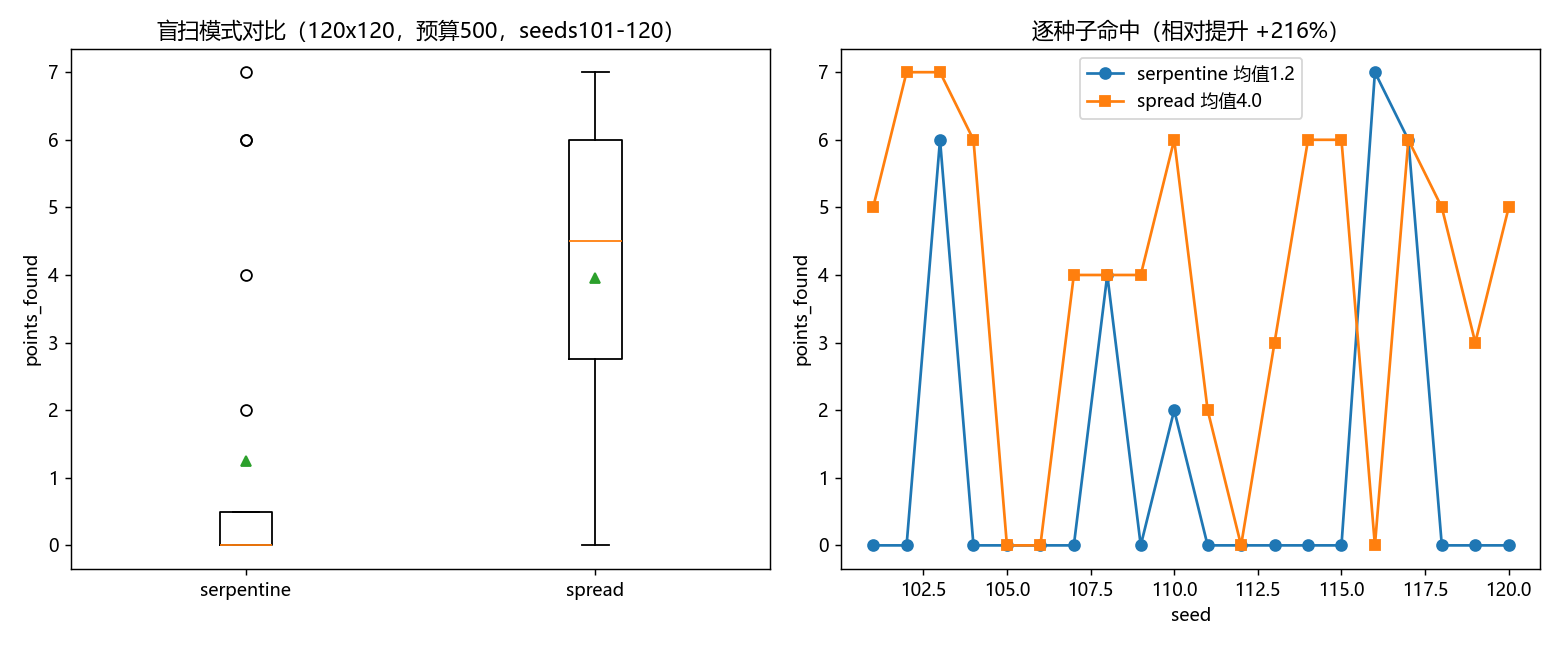

This figure's Python source:
# -*- coding: utf-8 -*-
# --- repository root (auto-located) ---
import os
from pathlib import Path
REPO_ROOT = Path(__file__).resolve()
for _ in range(8):
    if (REPO_ROOT / 'configs').is_dir():
        break
    REPO_ROOT = REPO_ROOT.parent
# --------------------------------------
"""scan_spread_ablation.py — 改进1（冷启动盲扫铺开）验收。

合成"目标云列带"场景：120x120 网格，稀疏正样本集中在少数列带，
小预算(500)下对比 stage1_scan_mode=serpentine（旧蛇形光栅）vs spread（新铺开）。
agent 的起始格由 seed 决定（随机列），serpentine 只扫起始列附近几列，
spread 则把首批查询均匀撒到全列轴。seeds 101-120 × 20 对比 points_found。

用法: python -X utf8 scan_spread_ablation.py
"""
import csv
import sys
from pathlib import Path

import numpy as np
import matplotlib
matplotlib.use("Agg")
import matplotlib.pyplot as plt

ROOT = Path(REPO_ROOT)
sys.path.insert(0, str(ROOT / "species-search"))
from species_agent import SpeciesSearcher  # noqa: E402

OUT = ROOT / "results" / "species_search" / "scan_spread_ablation"
OUT.mkdir(parents=True, exist_ok=True)

plt.rcParams["font.sans-serif"] = ["Microsoft YaHei", "SimHei"]
plt.rcParams["axes.unicode_minus"] = False

# ---------------- 合成 oracle：目标云集中在少数列带 ----------------
NROWS = 120
NCOLS = 120
# 三条纵向目标列带（列区间），行方向散布稀疏正样本
BAND_COLS = [(18, 24), (58, 64), (96, 102)]
SEED_BUILD = 7


class BandOracle:
    """接口对齐 SpeciesOracle：nrows/ncols/covs/in_bounds/query_cell/reset_counter。"""

    def __init__(self):
        self.nrows = NROWS
        self.ncols = NCOLS
        rng = np.random.RandomState(SEED_BUILD)
        # 协变量：两个平滑场（Stage2 导向用，Stage1 盲扫不依赖）
        yy, xx = np.mgrid[0:NROWS, 0:NCOLS]
        cov0 = np.sin(xx / 18.0) + 0.3 * rng.randn(NROWS, NCOLS)
        cov1 = np.cos(yy / 22.0) + 0.3 * rng.randn(NROWS, NCOLS)
        self.covs = np.stack([cov0.astype(np.float32), cov1.astype(np.float32)])
        # presence：三条列带内稀疏撒点（带内密度较高，带外为 0）
        self.presence = np.zeros((NROWS, NCOLS), dtype=bool)
        for (c0, c1) in BAND_COLS:
            for j in range(c0, c1 + 1):
                rows = rng.choice(np.arange(8, NROWS - 8), size=5, replace=False)
                for i in rows:
                    self.presence[i, j] = True
        self.query_count = 0

    @property
    def total_cells(self):
        return self.nrows * self.ncols

    def in_bounds(self, i, j):
        return 0 <= i < self.nrows and 0 <= j < self.ncols

    def reset_counter(self):
        self.query_count = 0

    def query_cell(self, i, j):
        self.query_count += 1
        if not self.in_bounds(i, j):
            return None, None
        return bool(self.presence[i, j]), self.covs[:, i, j].copy()


CFG = dict(target_points=20, max_queries=500, min_dist_cells=3.0,
           stage2_min=3, stage3_min=5, stage3_jump_interval=30,
           stage3_jump_min_ratio=1.25, stage3_jump_max_ratio=5.0,
           curiosity_weight=1.0, guidance_on=True, cov_in_state=True,
           recalc_every=20, stage2_topk=8, sparse_guidance=False,
           stage1_grid_step=2, coverage_budget_ratio=0.08,
           multicluster=False, cov_indices=[0, 1])

SEEDS = list(range(101, 121))


def run_mode(mode):
    cfg = dict(CFG)
    cfg["stage1_scan_mode"] = mode
    rows = []
    for seed in SEEDS:
        orc = BandOracle()
        res = SpeciesSearcher(orc, cfg).run_episode(seed)
        rows.append([seed, res["points_found"], res["total_queries"],
                     res["covered_cells"], res["final_stage"]])
    return rows


def main():
    print("构建目标云列带 oracle：", BAND_COLS, flush=True)
    demo = BandOracle()
    n_pos = int(demo.presence.sum())
    print(f"  正样本总数={n_pos}  稀疏度={n_pos/(NROWS*NCOLS)*100:.2f}%", flush=True)

    print("\n跑 serpentine ...", flush=True)
    serp = run_mode("serpentine")
    print("跑 spread ...", flush=True)
    spread = run_mode("spread")

    sp = [r[1] for r in serp]
    dp = [r[1] for r in spread]
    m_sp = float(np.mean(sp))
    m_dp = float(np.mean(dp))
    rel = (m_dp - m_sp) / m_sp * 100.0 if m_sp > 0 else float("inf")
    hitrate_sp = sum(1 for x in sp if x > 0) / len(sp)
    hitrate_dp = sum(1 for x in dp if x > 0) / len(dp)

    print(f"\n=== serpentine: mean points_found={m_sp:.2f}  命中率={hitrate_sp*100:.0f}% ===", flush=True)
    print(f"=== spread    : mean points_found={m_dp:.2f}  命中率={hitrate_dp*100:.0f}% ===", flush=True)
    print(f"=== 相对提升 = {rel:+.1f}%   命中率比 = {hitrate_dp/max(hitrate_sp,1e-9):.2f}x ===", flush=True)

    # CSV
    with open(OUT / "scan_spread_ablation.csv", "w", newline="", encoding="utf-8-sig") as f:
        w = csv.writer(f)
        w.writerow(["seed", "serpentine_pts", "serpentine_q", "serpentine_cov",
                    "serpentine_stage", "spread_pts", "spread_q", "spread_cov", "spread_stage"])
        for s_row, d_row in zip(serp, spread):
            w.writerow([s_row[0], s_row[1], s_row[2], s_row[3], s_row[4],
                        d_row[1], d_row[2], d_row[3], d_row[4]])
        w.writerow(["MEAN", round(m_sp, 2), "", "", "", round(m_dp, 2), "", "", ""])
        w.writerow(["HIT_RATE", f"{hitrate_sp:.2f}", "", "", "", f"{hitrate_dp:.2f}", "", "", ""])
        w.writerow(["REL_IMPROVE_PCT", f"{rel:.1f}", "", "", "", "", "", "", ""])

    # 图：箱线 + 种子序列折线
    fig, axes = plt.subplots(1, 2, figsize=(12, 5))
    axes[0].boxplot([sp, dp], labels=["serpentine", "spread"], showmeans=True)
    axes[0].set_ylabel("points_found")
    axes[0].set_title(f"盲扫模式对比（{NROWS}x{NCOLS}，预算500，seeds101-120）")
    axes[1].plot(SEEDS, sp, "o-", label=f"serpentine 均值{m_sp:.1f}")
    axes[1].plot(SEEDS, dp, "s-", label=f"spread 均值{m_dp:.1f}")
    axes[1].set_xlabel("seed")
    axes[1].set_ylabel("points_found")
    axes[1].set_title(f"逐种子命中（相对提升 {rel:+.0f}%）")
    axes[1].legend()
    fig.tight_layout()
    fig.savefig(OUT / "scan_spread_ablation.png", dpi=130)
    print(f"\n[done] CSV+PNG -> {OUT}", flush=True)


if __name__ == "__main__":
    main()
